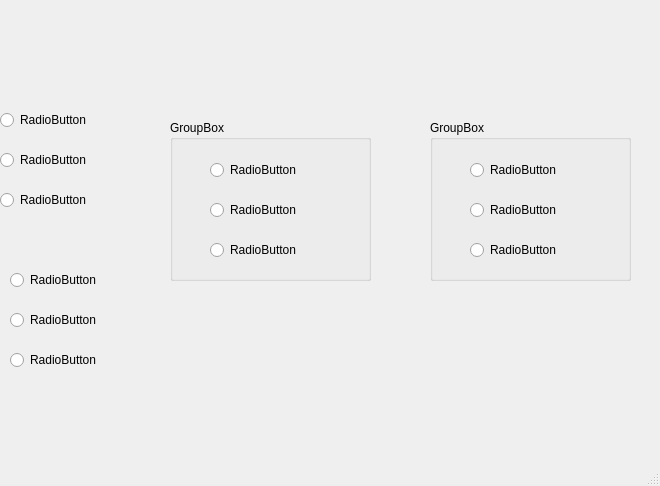
<?xml version="1.0" encoding="UTF-8"?>
<ui version="4.0">
 <class>MainWindow</class>
 <widget class="QMainWindow" name="MainWindow">
  <property name="geometry">
   <rect>
    <x>0</x>
    <y>0</y>
    <width>660</width>
    <height>486</height>
   </rect>
  </property>
  <property name="windowTitle">
   <string>MainWindow</string>
  </property>
  <widget class="QWidget" name="centralwidget">
   <widget class="QLabel" name="label">
    <property name="geometry">
     <rect>
      <x>0</x>
      <y>0</y>
      <width>131</width>
      <height>81</height>
     </rect>
    </property>
    <property name="text">
     <string/>
    </property>
    <property name="pixmap">
     <pixmap>:/Logos/logo uat.jpg</pixmap>
    </property>
    <property name="scaledContents">
     <bool>true</bool>
    </property>
   </widget>
   <widget class="QLabel" name="label_2">
    <property name="geometry">
     <rect>
      <x>460</x>
      <y>0</y>
      <width>191</width>
      <height>91</height>
     </rect>
    </property>
    <property name="styleSheet">
     <string notr="true">border-image: url(:/variados/uat-logo.jpg);</string>
    </property>
    <property name="text">
     <string/>
    </property>
    <property name="pixmap">
     <pixmap resource="../recursos.qrc">:/meme/Imagen/uat-logo.jpg</pixmap>
    </property>
    <property name="scaledContents">
     <bool>true</bool>
    </property>
   </widget>
   <widget class="QLabel" name="label_3">
    <property name="geometry">
     <rect>
      <x>0</x>
      <y>0</y>
      <width>161</width>
      <height>81</height>
     </rect>
    </property>
    <property name="styleSheet">
     <string notr="true">border-image: url(:/meme/fians.jpg);</string>
    </property>
    <property name="text">
     <string/>
    </property>
    <property name="pixmap">
     <pixmap resource="../recursos.qrc">:/meme/Imagen/fians.jpg</pixmap>
    </property>
    <property name="scaledContents">
     <bool>true</bool>
    </property>
   </widget>
   <widget class="QRadioButton" name="radioButton_15">
    <property name="geometry">
     <rect>
      <x>10</x>
      <y>270</y>
      <width>99</width>
      <height>20</height>
     </rect>
    </property>
    <property name="text">
     <string>RadioButton</string>
    </property>
   </widget>
   <widget class="QRadioButton" name="radioButton_13">
    <property name="geometry">
     <rect>
      <x>10</x>
      <y>350</y>
      <width>99</width>
      <height>20</height>
     </rect>
    </property>
    <property name="text">
     <string>RadioButton</string>
    </property>
   </widget>
   <widget class="QRadioButton" name="radioButton">
    <property name="geometry">
     <rect>
      <x>0</x>
      <y>110</y>
      <width>99</width>
      <height>20</height>
     </rect>
    </property>
    <property name="text">
     <string>RadioButton</string>
    </property>
   </widget>
   <widget class="QGroupBox" name="groupBox_2">
    <property name="geometry">
     <rect>
      <x>430</x>
      <y>120</y>
      <width>201</width>
      <height>161</height>
     </rect>
    </property>
    <property name="title">
     <string>GroupBox</string>
    </property>
    <widget class="QRadioButton" name="radioButton_10">
     <property name="geometry">
      <rect>
       <x>40</x>
       <y>40</y>
       <width>99</width>
       <height>20</height>
      </rect>
     </property>
     <property name="text">
      <string>RadioButton</string>
     </property>
    </widget>
    <widget class="QRadioButton" name="radioButton_11">
     <property name="geometry">
      <rect>
       <x>40</x>
       <y>80</y>
       <width>99</width>
       <height>20</height>
      </rect>
     </property>
     <property name="text">
      <string>RadioButton</string>
     </property>
    </widget>
    <widget class="QRadioButton" name="radioButton_12">
     <property name="geometry">
      <rect>
       <x>40</x>
       <y>120</y>
       <width>99</width>
       <height>20</height>
      </rect>
     </property>
     <property name="text">
      <string>RadioButton</string>
     </property>
    </widget>
   </widget>
   <widget class="QRadioButton" name="radioButton_3">
    <property name="geometry">
     <rect>
      <x>0</x>
      <y>190</y>
      <width>99</width>
      <height>20</height>
     </rect>
    </property>
    <property name="text">
     <string>RadioButton</string>
    </property>
   </widget>
   <widget class="QGroupBox" name="groupBox">
    <property name="geometry">
     <rect>
      <x>170</x>
      <y>120</y>
      <width>201</width>
      <height>161</height>
     </rect>
    </property>
    <property name="title">
     <string>GroupBox</string>
    </property>
    <widget class="QRadioButton" name="radioButton_4">
     <property name="geometry">
      <rect>
       <x>40</x>
       <y>40</y>
       <width>99</width>
       <height>20</height>
      </rect>
     </property>
     <property name="text">
      <string>RadioButton</string>
     </property>
    </widget>
    <widget class="QRadioButton" name="radioButton_5">
     <property name="geometry">
      <rect>
       <x>40</x>
       <y>80</y>
       <width>99</width>
       <height>20</height>
      </rect>
     </property>
     <property name="text">
      <string>RadioButton</string>
     </property>
    </widget>
    <widget class="QRadioButton" name="radioButton_6">
     <property name="geometry">
      <rect>
       <x>40</x>
       <y>120</y>
       <width>99</width>
       <height>20</height>
      </rect>
     </property>
     <property name="text">
      <string>RadioButton</string>
     </property>
    </widget>
   </widget>
   <widget class="QRadioButton" name="radioButton_2">
    <property name="geometry">
     <rect>
      <x>0</x>
      <y>150</y>
      <width>99</width>
      <height>20</height>
     </rect>
    </property>
    <property name="text">
     <string>RadioButton</string>
    </property>
   </widget>
   <widget class="QRadioButton" name="radioButton_14">
    <property name="geometry">
     <rect>
      <x>10</x>
      <y>310</y>
      <width>99</width>
      <height>20</height>
     </rect>
    </property>
    <property name="text">
     <string>RadioButton</string>
    </property>
   </widget>
   <widget class="QLabel" name="label_5">
    <property name="geometry">
     <rect>
      <x>520</x>
      <y>360</y>
      <width>121</width>
      <height>71</height>
     </rect>
    </property>
    <property name="text">
     <string/>
    </property>
    <property name="pixmap">
     <pixmap resource="../recursos.qrc">:/meme/Imagen/logo_equipo.jpg</pixmap>
    </property>
    <property name="scaledContents">
     <bool>true</bool>
    </property>
   </widget>
  </widget>
  <widget class="QMenuBar" name="menubar">
   <property name="geometry">
    <rect>
     <x>0</x>
     <y>0</y>
     <width>660</width>
     <height>21</height>
    </rect>
   </property>
  </widget>
  <widget class="QStatusBar" name="statusbar"/>
 </widget>
 <resources>
  <include location="../recursos.qrc"/>
  <include location="../../../../Downloads/PIP_2024_1-main/Imagenes/recursos.qrc"/>
  <include location="../Imagenes/recursos.qrc"/>
 </resources>
 <connections/>
</ui>
